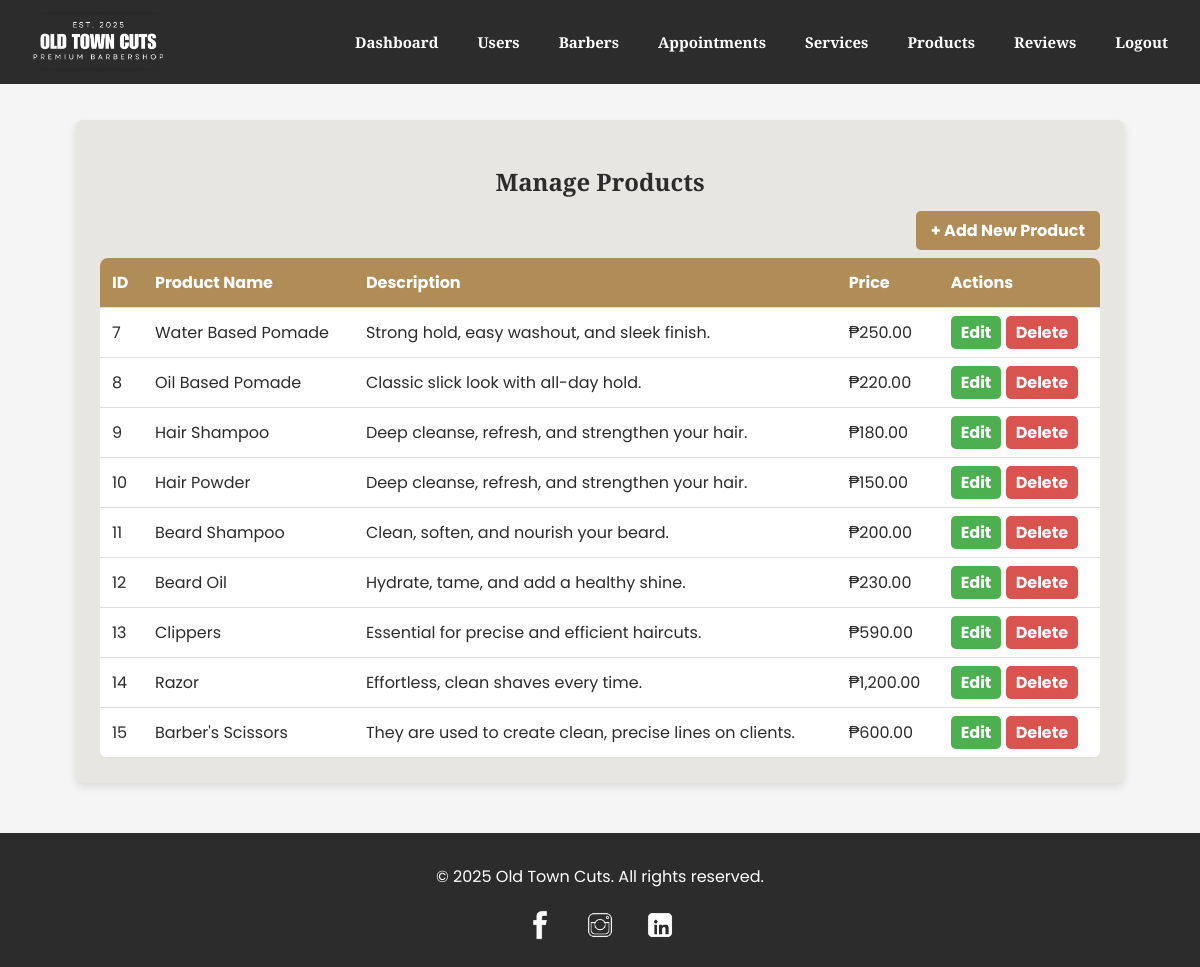
Page /admin/manage_products.php (signed in) on the committed database.
### tables this page shows
CREATE TABLE `products` (
  `id` int(11) NOT NULL,
  `name` varchar(100) NOT NULL,
  `description` text DEFAULT NULL,
  `price` decimal(6,2) NOT NULL
);

### admin/manage_products.php (the view, shortened to what this page needs)
<?php
include '../config/config.php';
$query = "SELECT id, name, description, price FROM products";
$result = $conn->query($query);
?>
<!DOCTYPE html>
<html lang="en">
<head>
</head>
<body>
    <header>
        <img src="../assets/images/logos.png" alt="Old Town Cuts" class="logo">
        <nav>
            <a href="admin_dashboard.php">Dashboard</a>
            <a href="manage_users.php">Users</a>
            <a href="manage_barbers.php">Barbers</a>
            <a href="manage_appointments.php">Appointments</a>
            <a href="manage_services.php">Services</a>
            <a href="manage_products.php">Products</a>
            <a href="manage_reviews.php">Reviews</a>
            <a href="../auth/logout.php">Logout</a>
        </nav>
    </header>
    <section class="container">
        <h2>Manage Products</h2>
        <div class="add-product">
            <a href="add_product.php">+ Add New Product</a>
        </div>
        <table>
            <tr>
                <th>ID</th>
                <th>Product Name</th>
                <th>Description</th>
                <th>Price</th>
                <th>Actions</th>
            </tr>
            <?php while ($row = $result->fetch_assoc()): ?>
                <tr>
                    <td><?php echo $row['id']; ?></td>
                    <td><?php echo htmlspecialchars($row['name']); ?></td>
                    <td><?php echo htmlspecialchars($row['description']); ?></td>
                    <td>₱<?php echo number_format($row['price'], 2); ?></td>
                    <td class="actions">
                        <a href="edit_product.php?id=<?php echo $row['id']; ?>" class="edit">Edit</a>
                        <a href="delete_product.php?id=<?php echo $row['id']; ?>" class="delete" onclick="return confirm('Are you sure?');">Delete</a>
                    </td>
                </tr>
            <?php endwhile; ?>
        </table>
    </section>
    <footer>
        <p>&copy; 2025 Old Town Cuts. All rights reserved.</p>
        <div class="social-links">
            <a href="https://www.facebook.com/andrew.cayanan.1" target="_blank"><img src="../assets/images/facebook.jpg" alt="Facebook"></a>
            <a href="https://www.instagram.com/mickodedios?igsh=dnp1OTRtdWpxZ3Z4&utm_source=qr" target="_blank"><img src="../assets/images/instagram.jpg" alt="Instagram"></a>
            <a href="https://www.linkedin.com/in/david-tulio-126916316/" target="_blank"><img src="../assets/images/linkedin.jpg" alt="LinkedIn"></a>
        </div>
    </footer>
</body>
</html>

### admin/manage_products.php (style rules this page uses)
body { font-family: 'Poppins', sans-serif; background-color: #F5F5F5; color: #2C2C2C; margin: 0; padding: 0; }
header { display: flex; justify-content: space-between; align-items: center; padding: 12px 30px; background-color: #2C2C2C; color: white; width: 100%; position: fixed; top: 0; left: 0; z-index: 1000; }
.logo { height: 60px; width: auto; max-height: 70px; }
nav { display: flex; gap: 15px; }
nav a { text-decoration: none; font-family: 'Playfair Display', serif; color: white; font-size: 15px; font-weight: bold; transition: color 0.3s ease-in-out; padding: 8px 12px; }
nav a:last-child { margin-right: 50px; }
.container { max-width: 1000px; margin: 120px auto 40px; background: #E8E6E3; padding: 25px; border-radius: 8px; box-shadow: 0px 4px 8px rgba(0, 0, 0, 0.1); }
h2 { text-align: center; font-family: 'Playfair Display', serif; }
.add-product { text-align: right; margin-bottom: 10px; }
.add-product a { text-decoration: none; background-color: #B08D57; color: white; padding: 8px 15px; border-radius: 5px; font-weight: bold; transition: background 0.3s ease; }
table { width: 100%; border-collapse: collapse; background: white; margin-top: 15px; border-radius: 8px; overflow: hidden; }
th, td { padding: 12px; text-align: left; border-bottom: 1px solid #ddd; }
th { background-color: #B08D57; color: white; }
.actions a { text-decoration: none; font-weight: bold; padding: 5px 10px; border-radius: 5px; transition: background 0.3s ease; }
.edit { background-color: #4CAF50; color: white; }
.delete { background-color: #D9534F; color: white; }
footer { text-align: center; padding: 15px; background: #2C2C2C; color: white; margin-top: 50px; }
.social-links { margin-top: 10px; }
.social-links img { width: 40px; margin: 0 8px; }

### rows in the picture
products: id "7", name "Water Based Pomade", description "Strong hold, easy washout, and sleek finish.", price "250.00"
products: id "8", name "Oil Based Pomade", description "Classic slick look with all-day hold.", price "220.00"
products: id "9", name "Hair Shampoo", description "Deep cleanse, refresh, and strengthen your hair.", price "180.00"
products: id "10", name "Hair Powder", description "Deep cleanse, refresh, and strengthen your hair.", price "150.00"
products: id "11", name "Beard Shampoo", description "Clean, soften, and nourish your beard.", price "200.00"
products: id "12", name "Beard Oil", description "Hydrate, tame, and add a healthy shine.", price "230.00"
products: id "13", name "Clippers", description "Essential for precise and efficient haircuts.", price "590.00"
products: id "14", name "Razor", description "Effortless, clean shaves every time.", price "1,200.00"
products: id "15", name "Barber's Scissors", description "They are used to create clean, precise lines on clients.", price "600.00"
